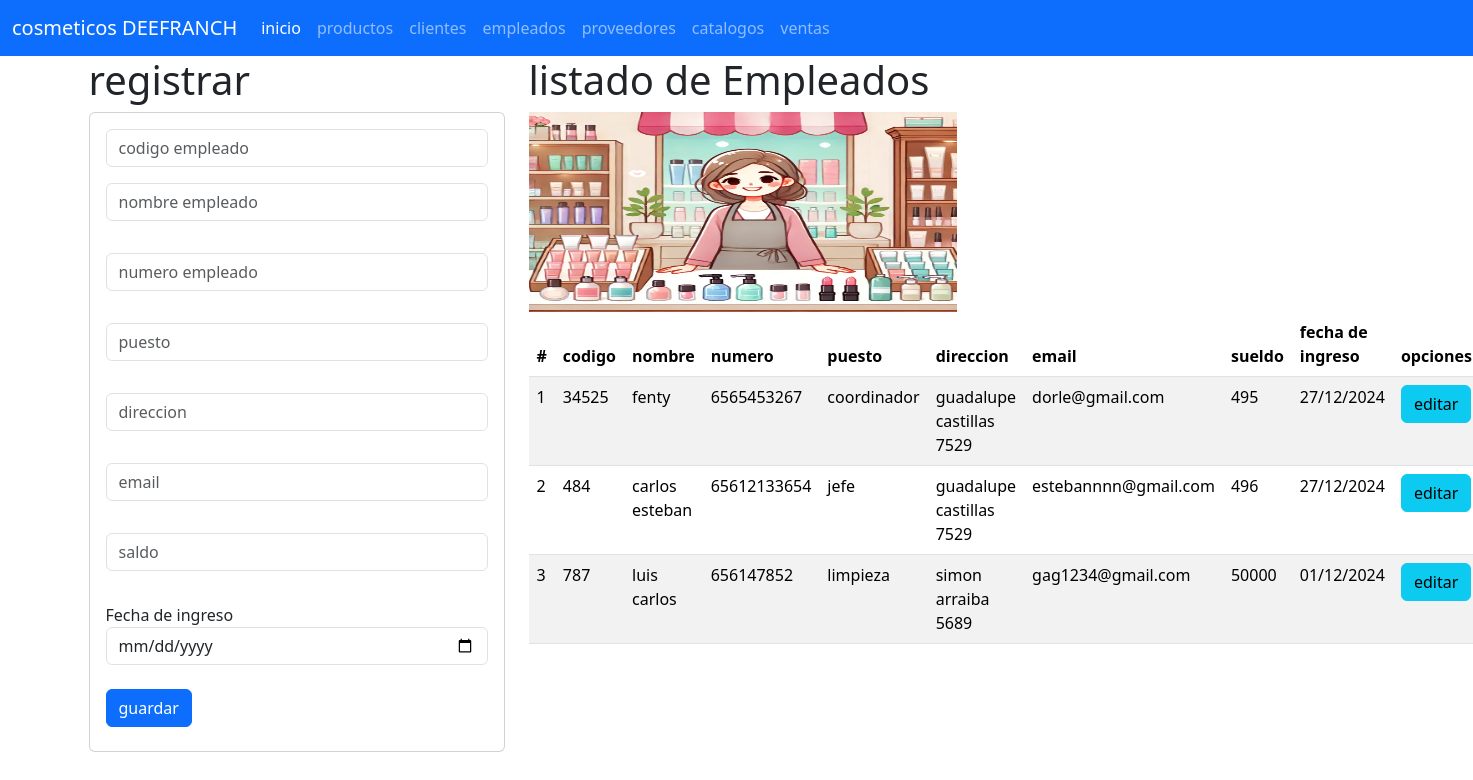
Page /empleado on the committed database.
### empleado_app/models.py (models this page shows, shortened)
class Empleado(models.Model):
    codigo=models.CharField(primary_key=True,max_length=6)
    nombre=models.CharField(max_length=100)
    puesto=models.CharField(max_length=100)
    numero = models.CharField(max_length=10)
    direccion=models.CharField(max_length=100)
    email=models.CharField(max_length=100)
    sueldo = models.CharField(max_length=10)
    fecha_ing = models.DateField(null=True, blank=True)

### empleado_app/views.py (the view)
# urls.py: path("empleado",views.inicio_empleado,name="empleado"),
def inicio_empleado(request):
    loscoordis=Empleado.objects.all()
    return render(request,"gestionarCoordinador.html",{"loscoordis":loscoordis})

### empleado_app/templates/gestionarCoordinador.html (shortened to what this page needs)
{% extends "base.html" %}
{% block cuerpo %}
{% load static %}
<div class="row">
<div class="col-sm-12 col-md-4 col-lg-4 col-xl-4">
<h1>registrar</h1>
    <div class="card">
        <div class="card-body">
            <form action="registrarCoordi/" method="POST">{% csrf_token %}
                <div class="form-group">
                    <input type="text" id="txtcod" name="txtcod" class="form-control"  placeholder="codigo empleado" minlenght="6" maxLenght="6" required>
                </div>
                <div class="form-group py-3">
                    <input type="text" id="txtnombre" name="txtnombre"class="form-control"  placeholder="nombre empleado"   maxLenght="100" required>
                </div>
                <div class="form-group py-3">
                    <input type="text" id="numnumero" name="numnumero"class="form-control"  placeholder="numero empleado"   maxLenght="100" required>
                </div>
                <div class="form-group py-3">
                    <input type="text" id="txtpuesto" name="txtpuesto"class="form-control"  placeholder="puesto"   maxLenght="100" required>
                </div>
                <div class="form-group py-3">
                    <input type="text" id="txtdire" name="txtdire" class="form-control"  placeholder="direccion"   maxLenght="100" required>
                </div>
                <div class="form-group py-3">
                    <input type="text" id="txtemail" name="txtemail" class="form-control" placeholder="email"   maxLenght="100" required>
                </div>
                <div class="form-group py-3">
                    <input type="text" id="numsueldo" name="numsueldo" class="form-control"  placeholder="saldo"   maxLenght="100" required>
                </div>
                <div class="form-group py-3">
                    <label for="numfecha">Fecha de ingreso</label>
                    <input type="date" id="numfecha" name="numfecha" class="form-control" value="{{loscoordis.fecha_ing}}" required>
                </div>
                <div class="form-group py-2">
                    <button type="submit" class="btn btn-primary">guardar</button>
                </div>
            </form>
        </div>
    </div>
</div>
<div class="col-sm-12 col-md-8 col-lg-8 col-xl-8">
    <h1>
        listado de Empleados
    </h1>
    <img class="w-50" src="{% static 'img/empleado.jpg' %}" alt="lole" weight="200" height="200">
        <table class="table table-striped">
            <thead>
            <tr>
                <th scope="col">#</th>
                <th scope="col">codigo</th>
                <th scope="col">nombre</th>
                <th scope="col">numero</th>
                <th scope="col">puesto</th>
                <th scope="col">direccion</th>
                <th scope="col">email</th>
                <th scope="col">sueldo</th>
                <th scope="col">fecha de ingreso</th>
                <th>opciones</th>
            </tr>
            </thead>
            <tbody>
            {% for m in loscoordis %}
            <tr>
                <td>
                {{forloop.counter}}</td>
                <td>{{m.codigo}}  </td>
                <td>{{m.nombre}}  </td>
                <td>{{m.numero}}  </td>
                <td>{{m.puesto}}  </td>
                <td>{{m.direccion}}  </td>
                <td>{{m.email}}  </td>
                <td>{{m.sueldo}}  </td>
                <td>{{m.fecha_ing|date:"d/m/Y"}}</td>
                <td><a href="SeleccionarCoordi/{{m.codigo}}" class="btn btn-info">editar</a></td>
            </tr>
            {% endfor %}
            </tbody>
        </table>
{% endblock %}

### rows in the picture
Empleado: codigo "34525", nombre "fenty", numero "6565453267", puesto "coordinador", direccion "guadalupe castillas 7529", email "dorle@gmail.com", sueldo "495", fecha_ing "27/12/2024"
Empleado: codigo "484", nombre "carlos esteban", numero "65612133654", puesto "jefe", direccion "guadalupe castillas 7529", email "estebannnn@gmail.com", sueldo "496", fecha_ing "27/12/2024"
Empleado: codigo "787", nombre "luis carlos", numero "656147852", puesto "limpieza", direccion "simon arraiba 5689", email "gag1234@gmail.com", sueldo "50000", fecha_ing "01/12/2024"
